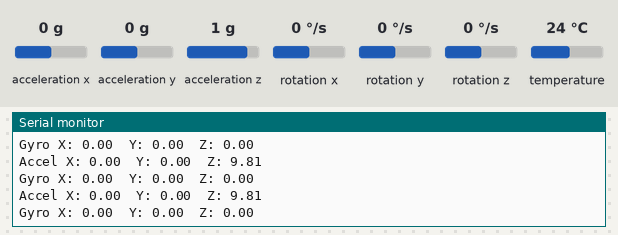
This sketch was run on a simulated Arduino Uno, built with avr-gcc and run on an emulated ATmega328P. On the bench: the last lines printed to the serial monitor. Inputs (shaded band) come from the test bench; at power-on: acceleration x 0 g, acceleration y 0 g, acceleration z 1 g, rotation x 0 °/s, rotation y 0 °/s, rotation z 0 °/s, temperature 24 °C.

Above: at 1.2 s.
1.3 s: acceleration x set to -1.4 g
At 1.37 s:
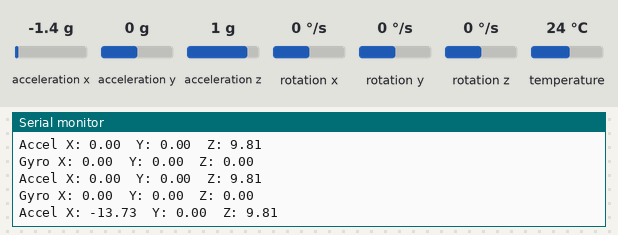
2.8 s: acceleration y set to -1.4 g
At 2.84 s:
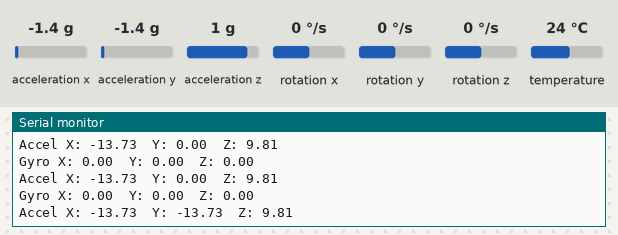
4.3 s: acceleration z set to -1.4 g
At 4.31 s:
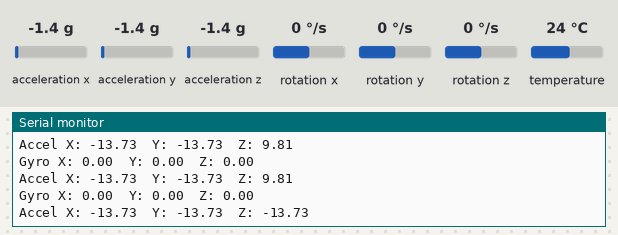
5.8 s: rotation x set to -192 °/s
At 5.89 s:
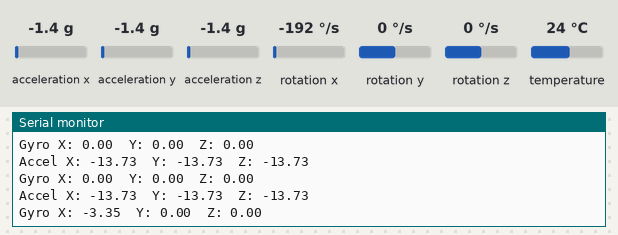
7.3 s: acceleration x set to -0.8 g
At 7.36 s:
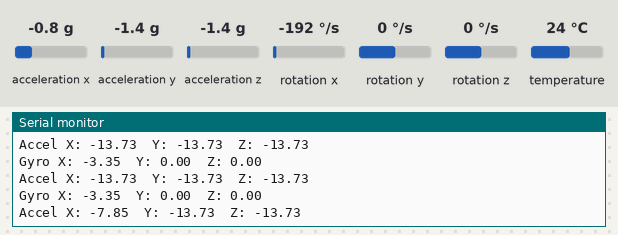
Timing chart, 0 to 10.3 s (numbered marks = the images above; inputs shaded):
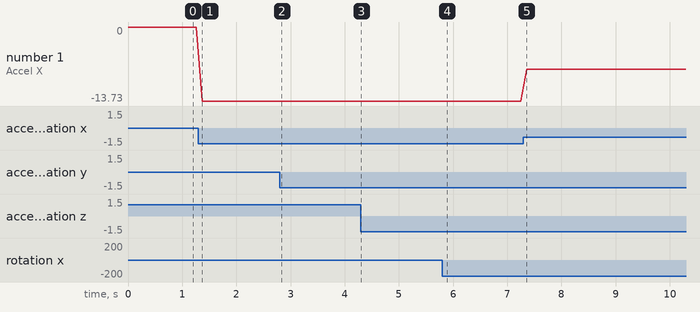

Measured:
- after the input at 1.3 s, the serial monitor: prints a new line after 0.07 s (image 1)
- after the input at 2.8 s, the serial monitor: prints a new line at once (image 2)
- after the input at 4.3 s, the serial monitor: prints a new line at once (image 3)
- after the input at 5.8 s, the serial monitor: prints a new line after 0.09 s (image 4)
- after the input at 7.3 s, the serial monitor: prints a new line after 0.06 s (image 5)
- plotted number 1: 0 → -13.73 after the input at 1.3 s, -13.73 → -7.85 after the input at 7.3 s

The sketch:

MPU6050-servo.ino
```cpp
#include <Adafruit_MPU6050.h>
#include <Adafruit_Sensor.h>
#include <Wire.h>

Adafruit_MPU6050 mpu;

void setup() {
  Serial.begin(115200);
  Wire.begin();
  if (!mpu.begin()) {
    Serial.println("MPU6050 not found!");
    while (1) {
      delay(10);
    }
  }
  Serial.println("MPU6050 connected!");
}

void loop() {
  sensors_event_t accel;
  sensors_event_t gyro;
  sensors_event_t temp;
  mpu.getEvent(&accel, &gyro, &temp);
  Serial.print("Accel X: ");
  Serial.print(accel.acceleration.x);
  Serial.print("  Y: ");
  Serial.print(accel.acceleration.y);
  Serial.print("  Z: ");
  Serial.println(accel.acceleration.z);

  Serial.print("Gyro X: ");
  Serial.print(gyro.gyro.x);
  Serial.print("  Y: ");
  Serial.print(gyro.gyro.y);
  Serial.print("  Z: ");
  Serial.println(gyro.gyro.z);
  Serial.println();
  delay(100);
}
```
